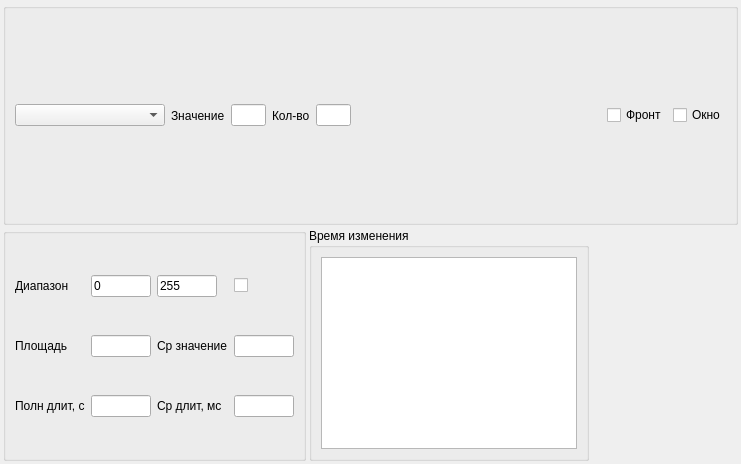
<?xml version="1.0" encoding="UTF-8"?>
<ui version="4.0">
 <class>ExportPanelClass</class>
 <widget class="QDialog" name="ExportPanelClass">
  <property name="geometry">
   <rect>
    <x>0</x>
    <y>0</y>
    <width>741</width>
    <height>464</height>
   </rect>
  </property>
  <property name="maximumSize">
   <size>
    <width>900</width>
    <height>600</height>
   </size>
  </property>
  <property name="windowTitle">
   <string>Статистика</string>
  </property>
  <layout class="QVBoxLayout" name="verticalLayout">
   <property name="spacing">
    <number>3</number>
   </property>
   <property name="leftMargin">
    <number>3</number>
   </property>
   <property name="topMargin">
    <number>3</number>
   </property>
   <property name="rightMargin">
    <number>3</number>
   </property>
   <property name="bottomMargin">
    <number>3</number>
   </property>
   <item>
    <widget class="QGroupBox" name="groupBox_3">
     <property name="title">
      <string/>
     </property>
     <layout class="QHBoxLayout" name="horizontalLayout">
      <item>
       <widget class="QComboBox" name="cmbSignals">
        <property name="sizePolicy">
         <sizepolicy hsizetype="Expanding" vsizetype="Fixed">
          <horstretch>0</horstretch>
          <verstretch>0</verstretch>
         </sizepolicy>
        </property>
        <property name="minimumSize">
         <size>
          <width>150</width>
          <height>0</height>
         </size>
        </property>
        <property name="maximumSize">
         <size>
          <width>200</width>
          <height>16777215</height>
         </size>
        </property>
        <property name="sizeAdjustPolicy">
         <enum>QComboBox::AdjustToContents</enum>
        </property>
       </widget>
      </item>
      <item>
       <widget class="QLabel" name="label_6">
        <property name="text">
         <string>Значение</string>
        </property>
       </widget>
      </item>
      <item>
       <widget class="QLineEdit" name="txtValue">
        <property name="maximumSize">
         <size>
          <width>60</width>
          <height>16777215</height>
         </size>
        </property>
        <property name="text">
         <string/>
        </property>
       </widget>
      </item>
      <item>
       <widget class="QLabel" name="label_7">
        <property name="text">
         <string>Кол-во</string>
        </property>
       </widget>
      </item>
      <item>
       <widget class="QLineEdit" name="txtHistValue">
        <property name="maximumSize">
         <size>
          <width>60</width>
          <height>16777215</height>
         </size>
        </property>
        <property name="text">
         <string/>
        </property>
       </widget>
      </item>
      <item>
       <spacer name="horizontalSpacer">
        <property name="orientation">
         <enum>Qt::Horizontal</enum>
        </property>
        <property name="sizeHint" stdset="0">
         <size>
          <width>275</width>
          <height>20</height>
         </size>
        </property>
       </spacer>
      </item>
      <item>
       <widget class="QCheckBox" name="chbFront">
        <property name="text">
         <string>Фронт</string>
        </property>
       </widget>
      </item>
      <item>
       <widget class="QCheckBox" name="chbWinDiap">
        <property name="text">
         <string>Окно</string>
        </property>
        <property name="checked">
         <bool>false</bool>
        </property>
       </widget>
      </item>
     </layout>
    </widget>
   </item>
   <item>
    <layout class="QHBoxLayout" name="horizontalLayout_3">
     <property name="spacing">
      <number>3</number>
     </property>
     <item>
      <widget class="QGroupBox" name="groupBox">
       <property name="maximumSize">
        <size>
         <width>315</width>
         <height>16777215</height>
        </size>
       </property>
       <property name="title">
        <string/>
       </property>
       <layout class="QGridLayout" name="gridLayout">
        <item row="2" column="0">
         <widget class="QLabel" name="label_2">
          <property name="text">
           <string>Площадь</string>
          </property>
         </widget>
        </item>
        <item row="1" column="0">
         <widget class="QLabel" name="label_4">
          <property name="text">
           <string>Диапазон</string>
          </property>
         </widget>
        </item>
        <item row="2" column="2">
         <widget class="QLineEdit" name="txtCurrArea">
          <property name="maximumSize">
           <size>
            <width>60</width>
            <height>16777215</height>
           </size>
          </property>
         </widget>
        </item>
        <item row="1" column="2">
         <widget class="QLineEdit" name="txtDiapMin">
          <property name="maximumSize">
           <size>
            <width>60</width>
            <height>16777215</height>
           </size>
          </property>
          <property name="text">
           <string>0</string>
          </property>
         </widget>
        </item>
        <item row="1" column="3">
         <widget class="QLineEdit" name="txtDiapMax">
          <property name="maximumSize">
           <size>
            <width>60</width>
            <height>16777215</height>
           </size>
          </property>
          <property name="text">
           <string>255</string>
          </property>
         </widget>
        </item>
        <item row="1" column="5">
         <widget class="QCheckBox" name="chbDiapEna">
          <property name="text">
           <string/>
          </property>
         </widget>
        </item>
        <item row="2" column="5">
         <widget class="QLineEdit" name="txtMx">
          <property name="maximumSize">
           <size>
            <width>60</width>
            <height>16777215</height>
           </size>
          </property>
         </widget>
        </item>
        <item row="2" column="3">
         <widget class="QLabel" name="label_5">
          <property name="text">
           <string>Ср значение</string>
          </property>
         </widget>
        </item>
        <item row="3" column="5">
         <widget class="QLineEdit" name="txtDurationMean">
          <property name="maximumSize">
           <size>
            <width>60</width>
            <height>16777215</height>
           </size>
          </property>
         </widget>
        </item>
        <item row="3" column="3">
         <widget class="QLabel" name="label_3">
          <property name="text">
           <string>Ср длит, мс</string>
          </property>
         </widget>
        </item>
        <item row="3" column="2">
         <widget class="QLineEdit" name="txtDurationFull">
          <property name="maximumSize">
           <size>
            <width>60</width>
            <height>16777215</height>
           </size>
          </property>
         </widget>
        </item>
        <item row="3" column="0">
         <widget class="QLabel" name="label">
          <property name="text">
           <string>Полн длит, с</string>
          </property>
         </widget>
        </item>
       </layout>
      </widget>
     </item>
     <item>
      <widget class="QGroupBox" name="groupBox_2">
       <property name="title">
        <string>Время изменения</string>
       </property>
       <layout class="QHBoxLayout" name="horizontalLayout_2">
        <item>
         <widget class="QListWidget" name="listSignTimeChange">
          <property name="sizePolicy">
           <sizepolicy hsizetype="Expanding" vsizetype="Preferred">
            <horstretch>0</horstretch>
            <verstretch>0</verstretch>
           </sizepolicy>
          </property>
         </widget>
        </item>
       </layout>
      </widget>
     </item>
     <item>
      <spacer name="horizontalSpacer_2">
       <property name="orientation">
        <enum>Qt::Horizontal</enum>
       </property>
       <property name="sizeHint" stdset="0">
        <size>
         <width>40</width>
         <height>20</height>
        </size>
       </property>
      </spacer>
     </item>
    </layout>
   </item>
  </layout>
 </widget>
 <resources/>
 <connections/>
</ui>
